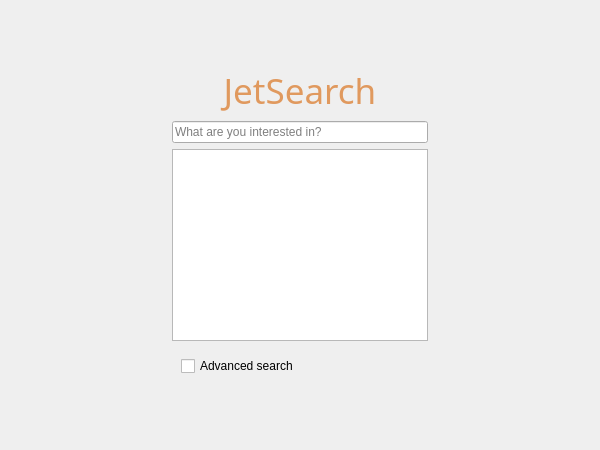
<?xml version="1.0" encoding="UTF-8"?>
<ui version="4.0">
 <class>Searcher</class>
 <widget class="QMainWindow" name="Searcher">
  <property name="geometry">
   <rect>
    <x>0</x>
    <y>0</y>
    <width>600</width>
    <height>450</height>
   </rect>
  </property>
  <property name="windowTitle">
   <string>JetSearch</string>
  </property>
  <property name="windowIcon">
   <iconset resource="resources.qrc">
    <normaloff>:/icon/magnifyingglass.ico</normaloff>:/icon/magnifyingglass.ico</iconset>
  </property>
  <widget class="QWidget" name="centralwidget">
   <layout class="QGridLayout" name="gridLayout">
    <item row="6" column="1">
     <spacer name="spacer4">
      <property name="orientation">
       <enum>Qt::Vertical</enum>
      </property>
      <property name="sizeType">
       <enum>QSizePolicy::Expanding</enum>
      </property>
      <property name="sizeHint" stdset="0">
       <size>
        <width>20</width>
        <height>40</height>
       </size>
      </property>
     </spacer>
    </item>
    <item row="0" column="1">
     <spacer name="spacer3">
      <property name="orientation">
       <enum>Qt::Vertical</enum>
      </property>
      <property name="sizeType">
       <enum>QSizePolicy::Expanding</enum>
      </property>
      <property name="sizeHint" stdset="0">
       <size>
        <width>20</width>
        <height>40</height>
       </size>
      </property>
     </spacer>
    </item>
    <item row="1" column="1">
     <widget class="QLabel" name="label">
      <property name="palette">
       <palette>
        <active>
         <colorrole role="WindowText">
          <brush brushstyle="SolidPattern">
           <color alpha="255">
            <red>224</red>
            <green>153</green>
            <blue>94</blue>
           </color>
          </brush>
         </colorrole>
        </active>
        <inactive>
         <colorrole role="WindowText">
          <brush brushstyle="SolidPattern">
           <color alpha="255">
            <red>224</red>
            <green>153</green>
            <blue>94</blue>
           </color>
          </brush>
         </colorrole>
        </inactive>
        <disabled>
         <colorrole role="WindowText">
          <brush brushstyle="SolidPattern">
           <color alpha="255">
            <red>120</red>
            <green>120</green>
            <blue>120</blue>
           </color>
          </brush>
         </colorrole>
        </disabled>
       </palette>
      </property>
      <property name="font">
       <font>
        <family>Century Gothic</family>
        <pointsize>26</pointsize>
        <weight>50</weight>
        <italic>false</italic>
        <bold>false</bold>
       </font>
      </property>
      <property name="text">
       <string>JetSearch</string>
      </property>
      <property name="alignment">
       <set>Qt::AlignCenter</set>
      </property>
      <property name="textInteractionFlags">
       <set>Qt::NoTextInteraction</set>
      </property>
     </widget>
    </item>
    <item row="3" column="1">
     <widget class="QListView" name="search_result">
      <property name="editTriggers">
       <set>QAbstractItemView::NoEditTriggers</set>
      </property>
      <property name="layoutMode">
       <enum>QListView::Batched</enum>
      </property>
      <property name="uniformItemSizes">
       <bool>true</bool>
      </property>
     </widget>
    </item>
    <item row="2" column="1">
     <widget class="QLineEdit" name="search_bar">
      <property name="focusPolicy">
       <enum>Qt::StrongFocus</enum>
      </property>
      <property name="placeholderText">
       <string>What are you interested in?</string>
      </property>
     </widget>
    </item>
    <item row="3" column="0">
     <spacer name="spacer1">
      <property name="orientation">
       <enum>Qt::Horizontal</enum>
      </property>
      <property name="sizeType">
       <enum>QSizePolicy::Expanding</enum>
      </property>
      <property name="sizeHint" stdset="0">
       <size>
        <width>40</width>
        <height>20</height>
       </size>
      </property>
     </spacer>
    </item>
    <item row="3" column="2">
     <spacer name="spacer2">
      <property name="orientation">
       <enum>Qt::Horizontal</enum>
      </property>
      <property name="sizeType">
       <enum>QSizePolicy::MinimumExpanding</enum>
      </property>
      <property name="sizeHint" stdset="0">
       <size>
        <width>40</width>
        <height>20</height>
       </size>
      </property>
     </spacer>
    </item>
    <item row="4" column="1">
     <widget class="QWidget" name="widget" native="true">
      <layout class="QVBoxLayout" name="verticalLayout">
       <item>
        <layout class="QHBoxLayout" name="layout">
         <item>
          <widget class="QCheckBox" name="advanced">
           <property name="focusPolicy">
            <enum>Qt::NoFocus</enum>
           </property>
           <property name="text">
            <string>Advanced search</string>
           </property>
          </widget>
         </item>
        </layout>
       </item>
      </layout>
     </widget>
    </item>
   </layout>
  </widget>
 </widget>
 <resources>
  <include location="resources.qrc"/>
 </resources>
 <connections/>
</ui>
